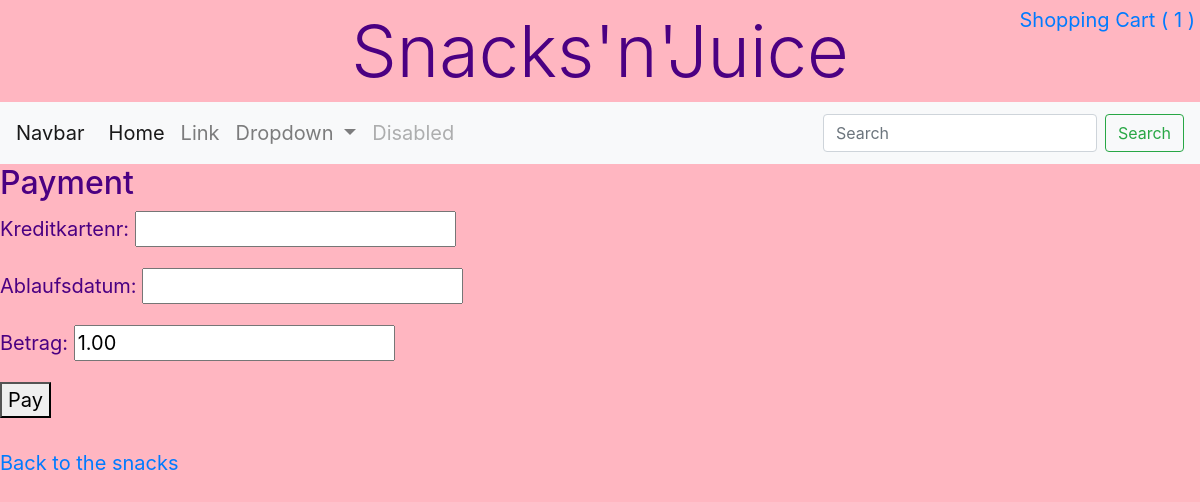
The app's page /shoppingcart/pay/ (signed in), older data.
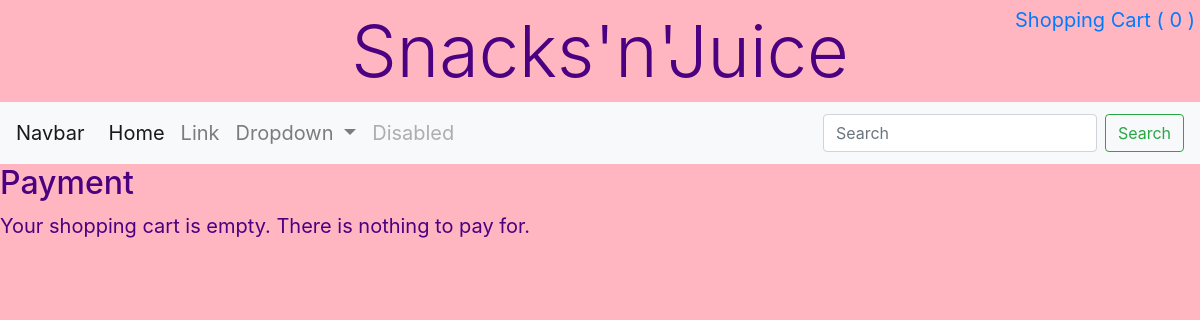
The same page, newer data.
### Useradmin/models.py (models this page shows, shortened)
class MyUser(AbstractUser):
    USER_TYPES = [
        ('SU', 'superuser'),
        ('CS', 'customer service'),
        ('CU', 'customer'),
    ]
    date_of_birth = models.DateField(default=get_date_20_years_ago())  # Default is 20 years old
    profile_picture = models.ImageField(upload_to='profile_pictures/', blank=True, null=True)
    some_file = models.FileField(upload_to='uploaded_files/', blank=True, null=True)
    type = models.CharField(max_length=2,
                            choices=USER_TYPES,
                            default='CU')
    def count_shopping_cart_items(self):
        count = 0
        if self.is_authenticated:
            shopping_carts = ShoppingCart.objects.filter(benutzer=self)
            if shopping_carts:
                shopping_cart = shopping_carts.first()
                count = shopping_cart.get_number_of_items()
        return count

### Shoppingcart/models.py (models this page shows, shortened)
class ShoppingCart(models.Model):
    zeitstempel = models.DateTimeField(default=timezone.now)
    benutzer = models.ForeignKey(settings.AUTH_USER_MODEL,
                                 on_delete=models.CASCADE,
                                 )
    def get_number_of_items(self):
        number_of_items = 0
        shopping_cart_items = ShoppingCartItem.objects.filter(shopping_cart=self)
        for item in shopping_cart_items:
            number_of_items += item.menge
        return number_of_items
    def get_total(self):
        total = Decimal(0.0)
        shopping_cart_items = ShoppingCartItem.objects.filter(shopping_cart=self)
        for item in shopping_cart_items:
            total += item.preis * item.menge
        return total

class ShoppingCartItem(models.Model):
    produkt_id = models.IntegerField()
    produkt_name = models.CharField(max_length=100)
    preis = models.DecimalField(decimal_places=2, max_digits=10)
    menge = models.IntegerField(default=1, validators=[MinValueValidator(1)])
    shopping_cart = models.ForeignKey(ShoppingCart,
                                      on_delete=models.CASCADE,
                                      )

### Shoppingcart/views.py (the view)
# urls.py: path('pay/', views.pay, name='shopping-cart-pay'),
@login_required(login_url='/useradmin/login/')
def pay(request):
    shopping_cart_is_empty = True
    paid = False
    form = None
    if request.method == 'POST':
        benutzer = request.user
        form = PaymentForm(request.POST)
        form.instance.benutzer = benutzer
        if form.is_valid():
            form.save()
            paid = True
            ShoppingCart.objects.get(benutzer=benutzer).delete()
        else:
            print(form.errors)
    else:
        shopping_carts = ShoppingCart.objects.filter(benutzer=request.user)
        if shopping_carts:
            shopping_cart = shopping_carts.first()
            shopping_cart_is_empty = False
            form = PaymentForm(initial={'betrag': shopping_cart.get_total()})
    context = {'shopping_cart_is_empty': shopping_cart_is_empty,
               'payment_form': form,
               'paid': paid,}
    return render(request, 'pay.html', context)

### Shoppingcart/templates/pay.html (shortened to what this page needs)
{% extends 'home.html' %}
{% load static %}
{% block content %}
<h2>Payment</h2>
    {% if paid %}
        Thank you for your payment.<br><br>
    {% elif shopping_cart_is_empty %}
        Your shopping cart is empty. There is nothing to pay for.<br><br>
    {% else %}
        <form method="POST">
            {{ payment_form.as_p }}
            <button type="submit" name="Pay">Pay</button>
        </form>
        <br>
        <a href="{% url 'snack-list' %}">Back to the snacks</a>
    {% endif %}
{% endblock %}

### templates/home.html (shortened to what this page needs)
{% extends "base.html" %}
{% load static %}
{% block css %}
    <link rel="stylesheet" type="text/css" href="{% static 'css/home_style.css' %}">
{% endblock %}
{% block header %}
    <div class="mw-100 d-flex justify-content-between">
        <div class="display-3 text-center py-2 mx-auto">Snacks'n'Juice</div>
        <a class="position-fixed" style="right: 0.25em; top: 0.25em;" href="{% url 'shopping-cart-show' %}">
            Shopping Cart (
            {% if user.is_authenticated %}
                {{ request.user.count_shopping_cart_items }}
            {% else %}
                0
            {% endif %}
            )
        </a>
    </div>
    <nav class="navbar navbar-expand-lg navbar-light bg-light">
      <a class="navbar-brand" href="#">Navbar</a>
      <div class="collapse navbar-collapse" id="navbarSupportedContent">
        <ul class="navbar-nav mr-auto">
          <li class="nav-item active">
            <a class="nav-link" href="#">Home <span class="sr-only">(current)</span></a>
          </li>
          <li class="nav-item">
            <a class="nav-link" href="#">Link</a>
          </li>
          <li class="nav-item dropdown">
            <a class="nav-link dropdown-toggle" href="#" id="navbarDropdown" role="button" data-toggle="dropdown" aria-haspopup="true" aria-expanded="false">
              Dropdown
            </a>
          </li>
          <li class="nav-item">
            <a class="nav-link disabled" href="#" tabindex="-1" aria-disabled="true">Disabled</a>
          </li>
        </ul>
        <form class="form-inline my-2 my-lg-0">
          <input class="form-control mr-sm-2" type="search" placeholder="Search" aria-label="Search">
          <button class="btn btn-outline-success my-2 my-sm-0" type="submit">Search</button>
        </form>
      </div>
    </nav>
{% endblock %}

Row changes from the older to the newer data that the page shows:
changed MyUser: user.count_shopping_cart_items "1" → "0"
Text that changed along with them:
form field betrag: "1.00" → (not shown)
text no longer shown: "Kreditkartenr: Ablaufsdatum: Betrag: Pay Back to the snacks"
text now shown: "Your shopping cart is empty. There is nothing to pay for."
